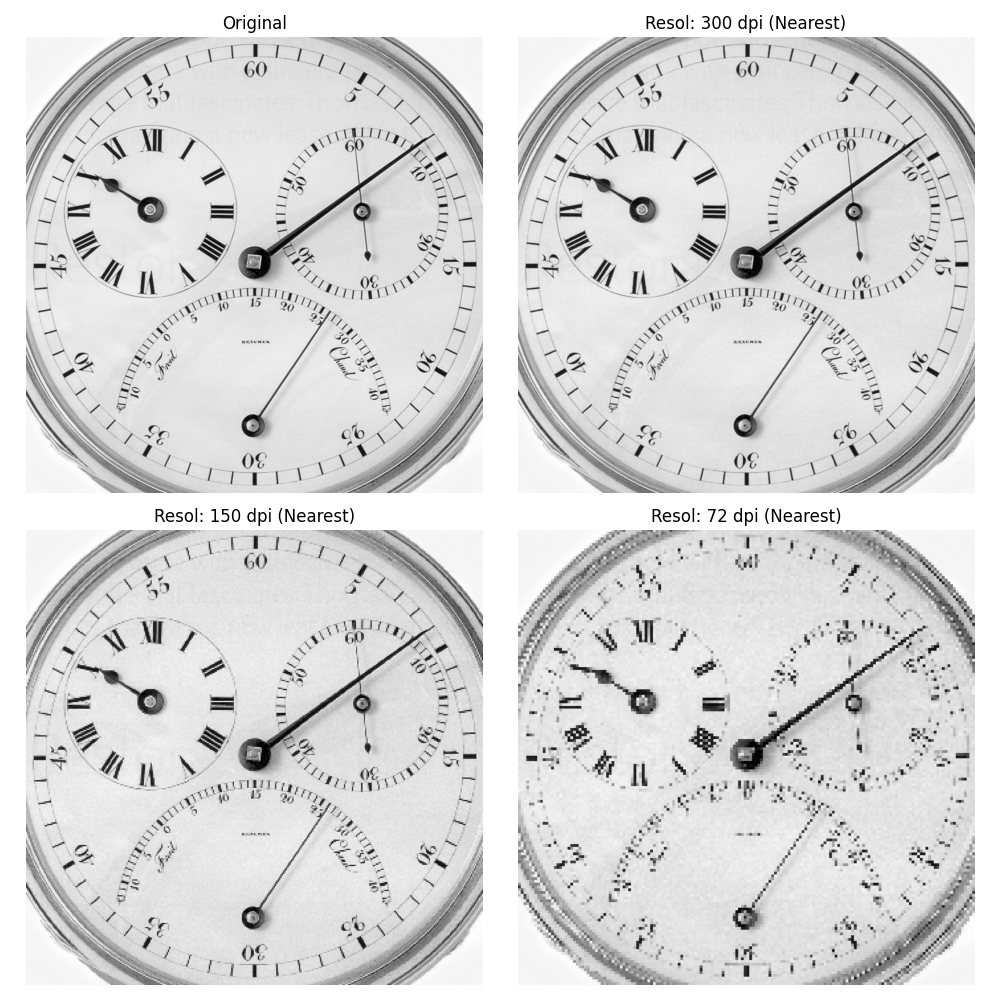

The script that saved this image:
import matplotlib.pyplot as plt
from skimage.io import imread
from skimage.transform import resize
from libDIPUM.data_path import dip_data

# Data
img_name = dip_data("Chronometer.tif")
f = imread(img_name)

# Convert to standard range if needed (skimage handles types well usually)
# resize returns float [0, 1] by default unless preserve_range is True.
# MATLAB imresize with 'nearest' usually keeps type or mimics it.

original_shape = f.shape[:2]

# Dimensions from MATLAB code:
# gnn1 = imresize(f, [689 690], 'nearest'); (300 dpi)
# gnn2 = imresize(f, [345 345], 'nearest'); (150 dpi)
# gnn3 = imresize(f, [165 166], 'nearest'); (72 dpi)

# Note: skimage resize takes shape as (rows, cols)

print("Reducing to 300 dpi...")
gnn1 = resize(f, (689, 690), order=0, preserve_range=True, anti_aliasing=False)

print("Reducing to 150 dpi...")
gnn2 = resize(f, (345, 345), order=0, preserve_range=True, anti_aliasing=False)

print("Reducing to 72 dpi...")
gnn3 = resize(f, (165, 166), order=0, preserve_range=True, anti_aliasing=False)

# Zoom back to original size
# fr300dpi = imresize(gnn1, size(f), 'nearest');
print("Resizing back to original...")
fr300dpi = resize(
    gnn1, original_shape, order=0, preserve_range=True, anti_aliasing=False
)
fr150dpi = resize(
    gnn2, original_shape, order=0, preserve_range=True, anti_aliasing=False
)
fr72dpi = resize(
    gnn3, original_shape, order=0, preserve_range=True, anti_aliasing=False
)

# Ensure displayable
# If preserve_range=True, values are in original range (e.g. 0-255).
# Matplotlib handles this if we don't normalize manually, but usually safe to cast or normalize.

# Display
fig, axes = plt.subplots(2, 2, figsize=(10, 10))
axes = axes.flatten()

axes[0].imshow(f, cmap="gray")
axes[0].set_title("Original")
axes[0].axis("off")

axes[1].imshow(fr300dpi.astype("uint8"), cmap="gray")
axes[1].set_title("Resol: 300 dpi (Nearest)")
axes[1].axis("off")

axes[2].imshow(fr150dpi.astype("uint8"), cmap="gray")
axes[2].set_title("Resol: 150 dpi (Nearest)")
axes[2].axis("off")

axes[3].imshow(fr72dpi.astype("uint8"), cmap="gray")
axes[3].set_title("Resol: 72 dpi (Nearest)")
axes[3].axis("off")

plt.tight_layout()
plt.savefig("Figure223.png")
print("Saved Figure223.png")
plt.show()
